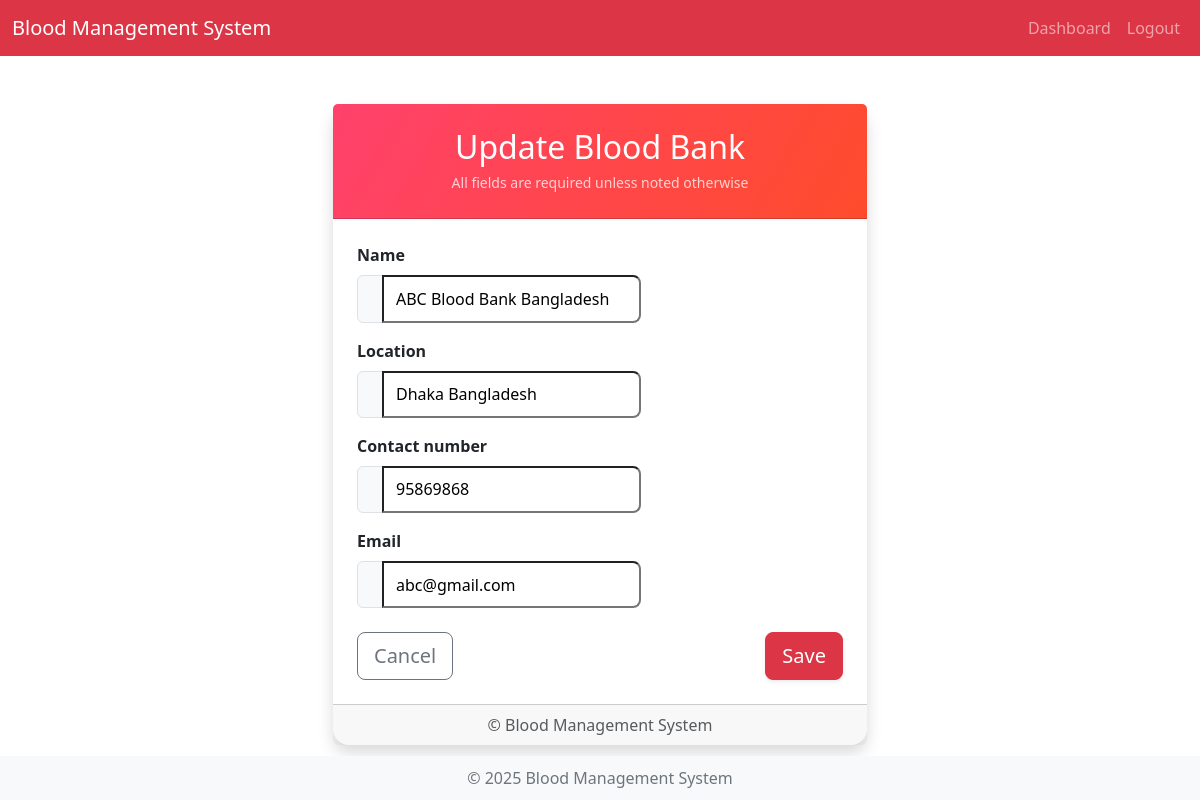
Page /manage/blood_banks/1/update/ (signed in) on the committed database.
### core/models.py (models this page shows, shortened)
class BloodBank(models.Model):
    name = models.CharField(max_length=100)
    location = models.CharField(max_length=255)
    contact_number = models.CharField(max_length=20, blank=True, null=True)
    email = models.EmailField(blank=True, null=True)

### core/views.py (the view)
# urls.py: path("manage/blood_banks/<int:pk>/update/", views.blood_bank_update, name="blood_bank_update"),
@login_required
@user_passes_test(is_admin)
def blood_bank_update(request, pk):
    blood_bank = get_object_or_404(BloodBank, pk=pk)
    if request.method == 'POST':
        form = BloodBankForm(request.POST, instance=blood_bank)
        if form.is_valid():
            form.save()
            return redirect('blood_bank_list')
    else:
        form = BloodBankForm(instance=blood_bank)
    return render(request, 'admin/blood_bank_form.html', {'form': form, 'action': 'Update'})

### core/forms.py
class BloodBankForm(forms.ModelForm):
    class Meta:
        model = BloodBank
        fields = ['name', 'location', 'contact_number', 'email']

### core/views.py (called while the page is built)
def is_admin(user):
    return user.is_authenticated and user.is_admin

### core/templates/admin/blood_bank_form.html (shortened to what this page needs)
{% extends 'base.html' %}
{% block content %}
<div class="container my-5">
    <div class="row justify-content-center">
        <div class="col-md-7 col-lg-6">
            <div class="card shadow border-0 rounded-4">
                <div class="card-header text-white text-center py-4" style="background: linear-gradient(120deg, #ff416c, #ff4b2b);">
                    <h2 class="mb-1">{{ action }} Blood Bank</h2>
                    <small class="opacity-75">All fields are required unless noted otherwise</small>
                </div>
                <div class="card-body p-4">
                    <form method="post" novalidate>
                        {% for field in form %}
                        <div class="mb-3">
                            <label for="{{ field.id_for_label }}" class="form-label fw-semibold">{{ field.label }}</label>
                            <div class="input-group">
                                <span class="input-group-text bg-light">
                                </span>
                                {{ field }}
                            </div>
                        </div>
                        {% endfor %}
                        <div class="d-flex justify-content-between mt-4">
                            <a href="{% url 'blood_bank_list' %}" class="btn btn-outline-secondary btn-lg">Cancel</a>
                            <button type="submit" class="btn btn-danger btn-lg shadow-sm">Save</button>
                        </div>
                    </form>
                </div>
                <div class="card-footer text-center text-muted">
                    &copy; {{ now.year }} Blood Management System
                </div>
            </div>
        </div>
    </div>
</div>
{% endblock %}

### core/templates/base.html (style rules this page uses)
body { padding-top: 56px; }

### core/templates/admin/blood_bank_form.html (style rules this page uses)
input, select, textarea { border-radius: 0.5rem; padding: 0.6rem 0.75rem; font-size: 1rem; }
.form-label { font-weight: 600; }

### rows in the picture
BloodBank: form "ABC Blood Bank Bangladesh" "Dhaka Bangladesh" "95869868" "abc@gmail.com"

### other values in the picture
{{ action }} "Update"
{{ field.label }} "Name" "Location" "Contact number" "Email"
